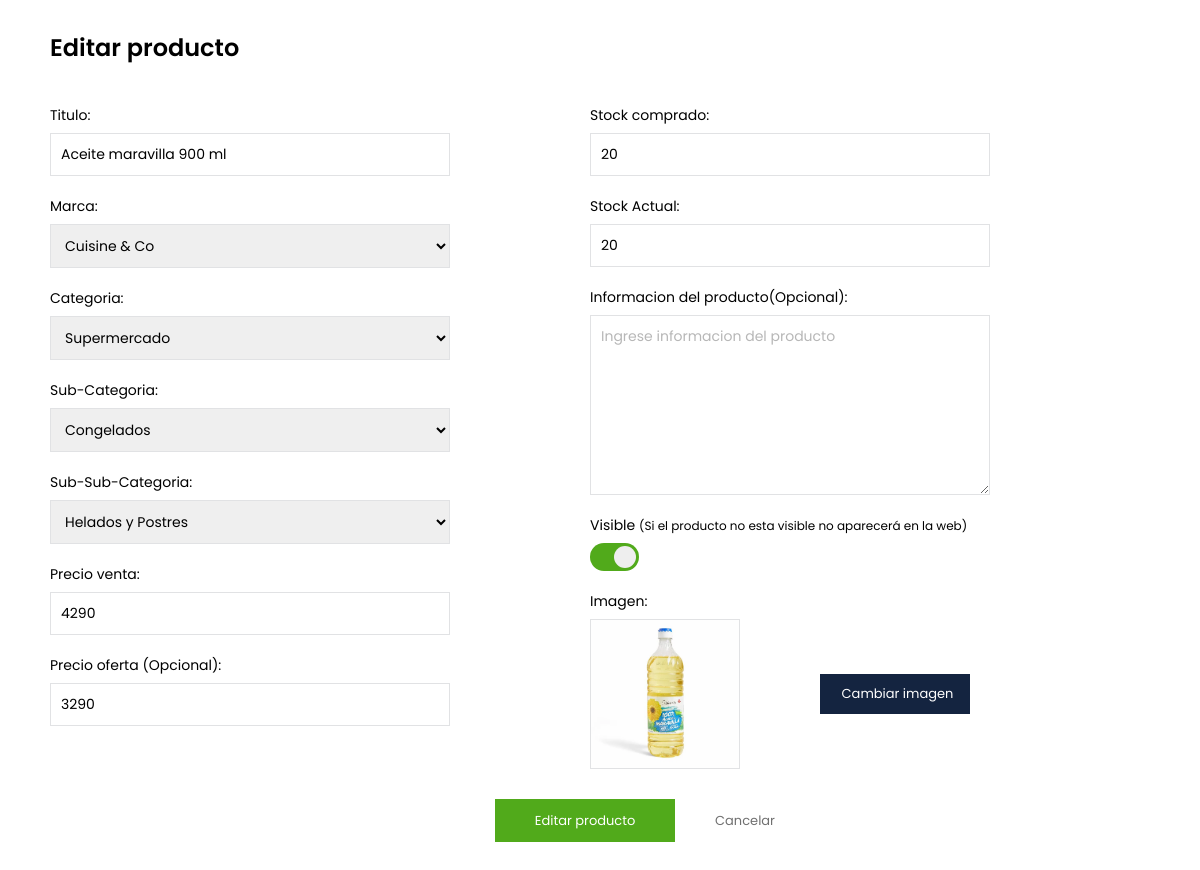
The app's page /menu-encargadoStock/gestionar-productos/editarProducto.php?id_producto=6 with its own data.
### tables this page shows
CREATE TABLE productos(
    id INT AUTO_INCREMENT,
    titulo VARCHAR(130),

    fk_marca_id INT,

    fk_categorias_id INT,
    fk_sub_categoria_id INT,
    fk_sub_sub_categoria_id INT,

    precioventa INT,
    preciooferta INT,
    stockcomprado INT,
    stock_actual INT,
    informaciondelproducto VARCHAR(1200),
    imagen VARCHAR(60),
    activo BIT,
    visible BIT,
    oferta BIT,

    PRIMARY KEY (id),
    FOREIGN KEY (fk_marca_id) REFERENCES marcas(id),
    FOREIGN KEY (fk_categorias_id) REFERENCES categorias(id),
    FOREIGN KEY (fk_sub_categoria_id) REFERENCES sub_categorias(id),
    FOREIGN KEY (fk_sub_sub_categoria_id) REFERENCES sub_sub_categorias(id)
);

### menu-encargadoStock/gestionar-productos/editarProducto.php (the view, shortened to what the rows shown need)
<?php
include('../../php/class/Dao.php');
$dao = new DAO();
$id_producto = $_GET['id_producto'];
$lista_datos_producto_id = $dao->mostrarProductoPorId($id_producto);
$titulo = "";
$precio_venta = 0;
$precio_oferta = 0;
$stockcomprado = 0;
$stockactual = 0;
$imagen = "";
foreach($lista_datos_producto_id as $k){
    $titulo = $k->getTitulo();
    $precio_venta = $k->getPrecioVenta();
    $precio_oferta = $k->getPrecioOferta();
    $stockcomprado = $k->getStockComprado();
    $stockactual = $k->getStockActual();
    $imagen = $k->getImagen();
}
?>
<!DOCTYPE html>
<html lang="es">
<head>
    <link rel='stylesheet' href='https://cdn-uicons.flaticon.com/uicons-brands/css/uicons-brands.css'>
    <link rel='stylesheet' href='https://cdn-uicons.flaticon.com/uicons-bold-rounded/css/uicons-bold-rounded.css'>
    <link rel='stylesheet' href='https://cdn-uicons.flaticon.com/uicons-regular-rounded/css/uicons-regular-rounded.css'>
    <link rel="stylesheet" href="../../assets/css/menu-cajero/realizarcompra/realizarcompra.css">
    <link rel="stylesheet" href="../../assets/css/menu-stock/ingresarproducto.css">
</head>
<body>
    <h2>Editar producto</h2>
    <form class="form-ingreso" style="margin-bottom: 30px; margin-top: 30px;" id="Formulario" enctype="multipart/form-data">
        <div class="contenedor-form-ingreso" >
            <div class="izquierda-form">
                <div class="input-normal">
                    <label class="label-input">Titulo:</label>
                    <input value="<?php echo $titulo;?>" class="input-text" type="text" name="titulo" id="titulo" placeholder="Ingrese titulo del producto">
                </div>
                <div class="input-normal">
                    <label class="label-input">Precio venta:</label>
                    <input value="<?php echo $precio_venta;?>" class="input-text"  type="number" name="precio-venta" placeholder="Ingrese precio venta">
                </div>
                <div class="input-normal">
                    <label class="label-input">Precio oferta (Opcional):</label>
                    <input value="<?php echo $precio_oferta;?>" class="input-text" type="number" name="precio-oferta" placeholder="Ingrese precio oferta">
                </div>
            </div>
            <div class="derecha-form">
                <div class="input-normal">
                    <label class="label-input">Stock comprado:</label>
                    <input value="<?php echo $stockcomprado;?>" class="input-text" type="number" name="stock-comprado" placeholder="Ingrese la cantidad que se compro">
                </div>
                <div class="input-normal">
                    <label class="label-input">Stock Actual:</label>
                    <input value="<?php echo $stockactual;?>" class="input-text" type="number" name="stock-actual" placeholder="Ingrese la cantidad que se compro">
                </div>
                <div class="input-normal">
                    <div class="contenedor-img-button-upload">
                        <div class="ver-imagen">
                            <img src="../../assets/imagenes/productos/<?php echo $imagen ?>" id="showImg">
                        </div>
                    </div>
                </div>
            </div>
        </div>
    </form>
</body>
</html>

### records on screen
productos: titulo "Aceite maravilla 900 ml", precio-venta "4290", precio-oferta "3290", stock-comprado "20", stock-actual "20", imagen (picture)

### other values on screen
form field select-marca "Cuisine & Co"
form field select-categoria "Supermercado"
form field select-sub-categoria "Congelados"
form field select-sub-sub-categoria "Helados y Postres"
